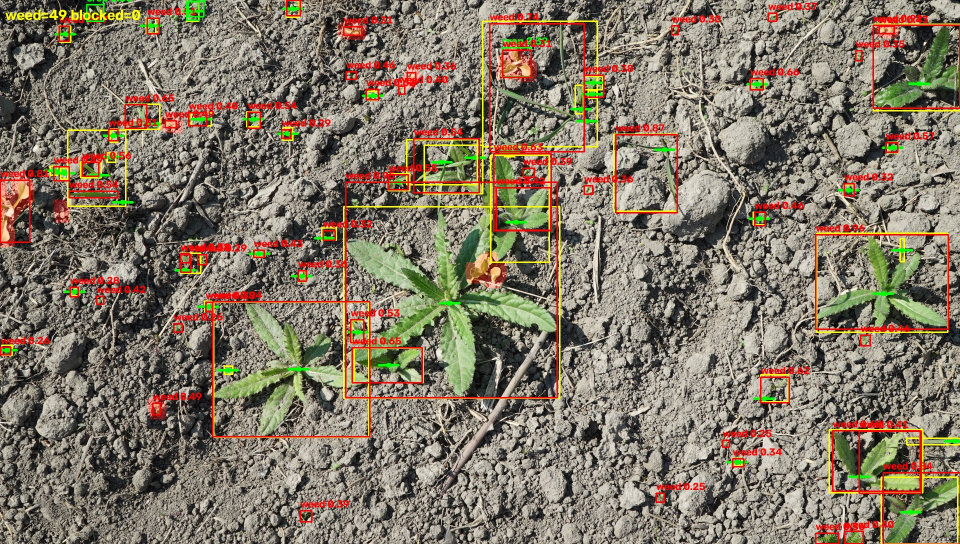
#> input picture report/images/ave-0007-0000.jpg, 1920 x 1088 px (shown at 1/2 size)
$ python -i cut_pipeline.py   (imports and definitions only)   (Python 2 division)
#> lines starting #> are read from the running program, lines starting #| are printed output that depends on the picture
#!/usr/bin/env python3
"""
作物避让 + 安全切割线 —— 后处理模块（部署方案核心）

流水线（纯代码，非模型）：
    杂草框 + 茎位置
        → ① 生成切割线段（含延长余量，吸收茎细/摆动/抖动误差）
        → ② 作物 mask 膨胀一圈（预留安全余量）
        → ③ 切割线段 ∩ 膨胀后的 mask → 消除相交段
        → 输出安全切割线段

关键原则：框只负责「定位杂草在哪」，避让决策用「作物 mask（膨胀后）」，不用框。
"""

import numpy as np
import cv2


# [139 lines left out: functions dilate_mask, cut_segment, safe_segments, compute_safe_cut_lines, cuts_to_text, cuts_to_lines, not called in this run]


def draw_results(img, results, crop_mask=None, margin=10):
    """可视化: 画作物mask禁区、茎点、安全切割线段. 返回标注后的 BGR 图."""
    out = img.copy()
    if crop_mask is not None:
        d = dilate_mask(crop_mask, margin)
        overlay = np.zeros_like(out)
        overlay[:, :] = (0, 0, 255)  # 红色禁区
        out = cv2.addWeighted(out, 1.0, cv2.bitwise_and(overlay, overlay, mask=d), 0.35, 0)
    for r in results:
        x1, y1, x2, y2 = r["box"]
        cv2.rectangle(out, (int(x1), int(y1)), (int(x2), int(y2)), (0, 255, 255), 2)
        cv2.circle(out, (int(r["stem"][0]), int(r["stem"][1])), 5, (0, 255, 0), -1)
        for (sx0, sx1, y) in r["segments"]:
            cv2.line(out, (sx0, y), (sx1, y), (0, 255, 0), 4)  # 绿色=安全可打
    return out

>>> import cv2
>>> picture = cv2.imread('report/images/ave-0007-0000.jpg', cv2.IMREAD_GRAYSCALE)
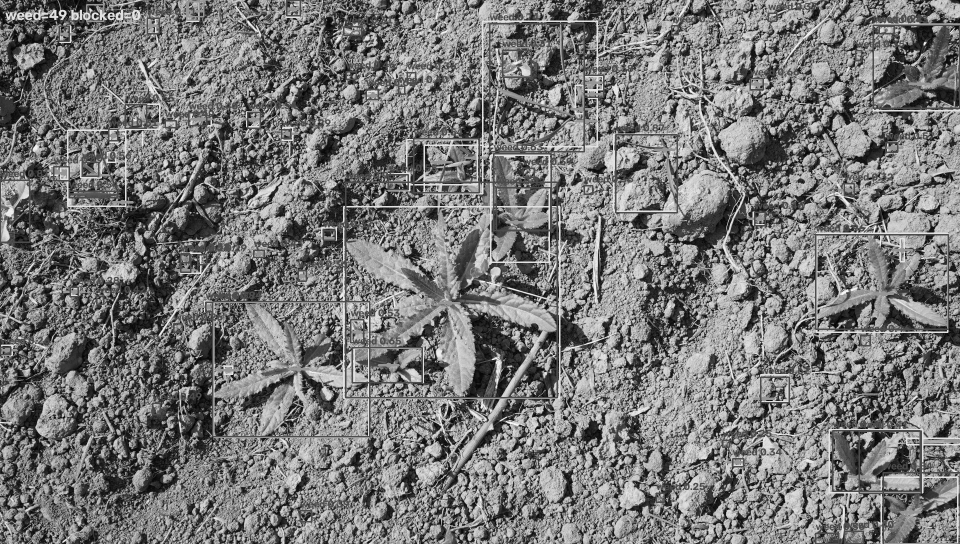
#> picture: shape (1088, 1920) (shown at 1/2 size); min 0, max 255, mean 120.6
>>> result = draw_results(picture, 'out.png')
#> (the run stopped early here; a loop or call above may not have finished)

$ run again, on report/images/ave-0035-0005.jpg
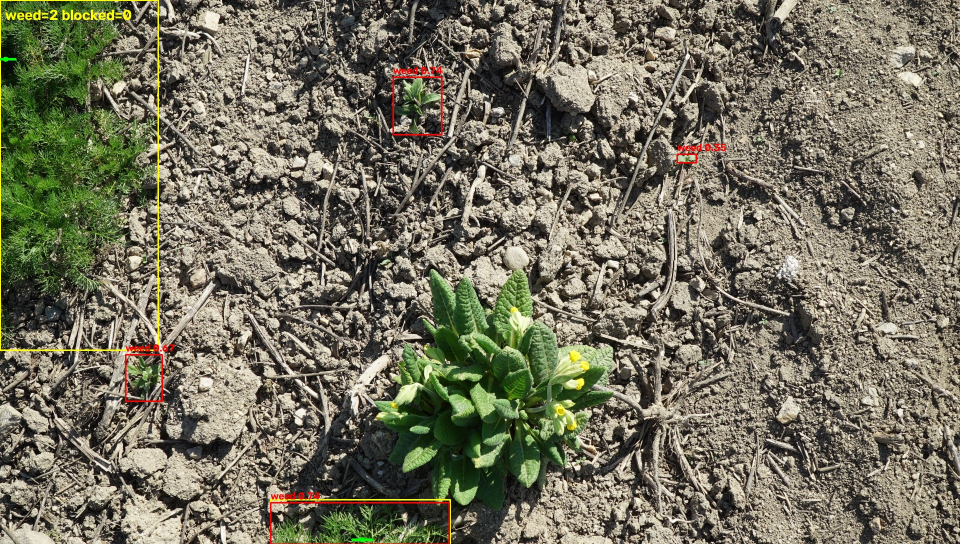
#> input picture report/images/ave-0035-0005.jpg, 1920 x 1088 px (shown at 1/2 size)
#> `picture = cv2.imread('report/images/ave-0007-0000.jpg', cv2.IMREAD_GRA..`:
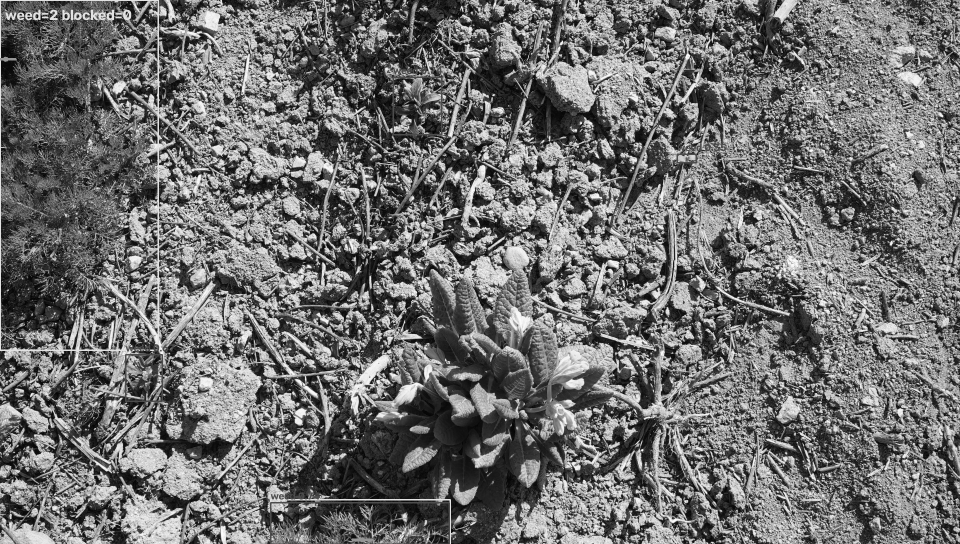
#> picture: shape (1088, 1920) (shown at 1/2 size); min 0, max 255, mean 111.4

$ run again, on report/images/ave-0035-0018.jpg
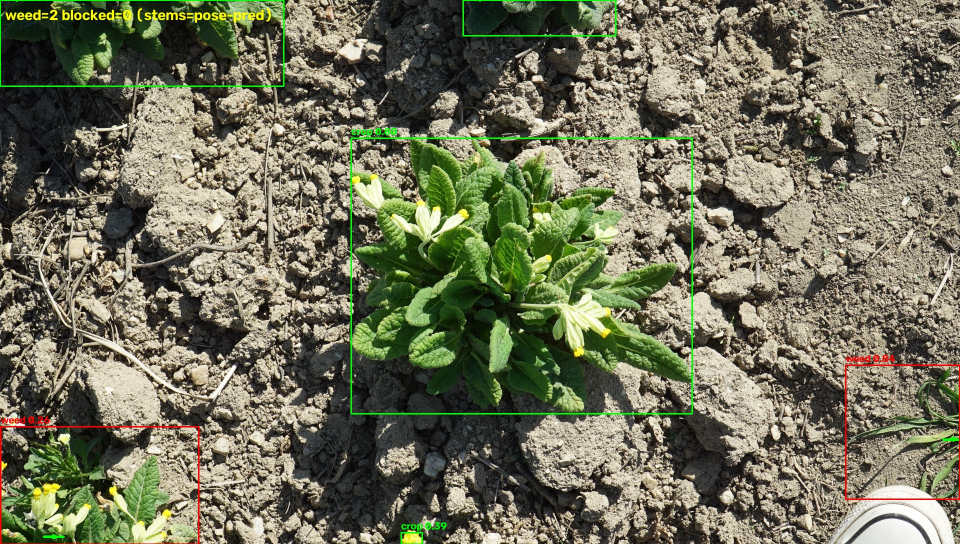
#> input picture report/images/ave-0035-0018.jpg, 1920 x 1088 px (shown at 1/2 size)
#> `picture = cv2.imread('report/images/ave-0007-0000.jpg', cv2.IMREAD_GRA..`:
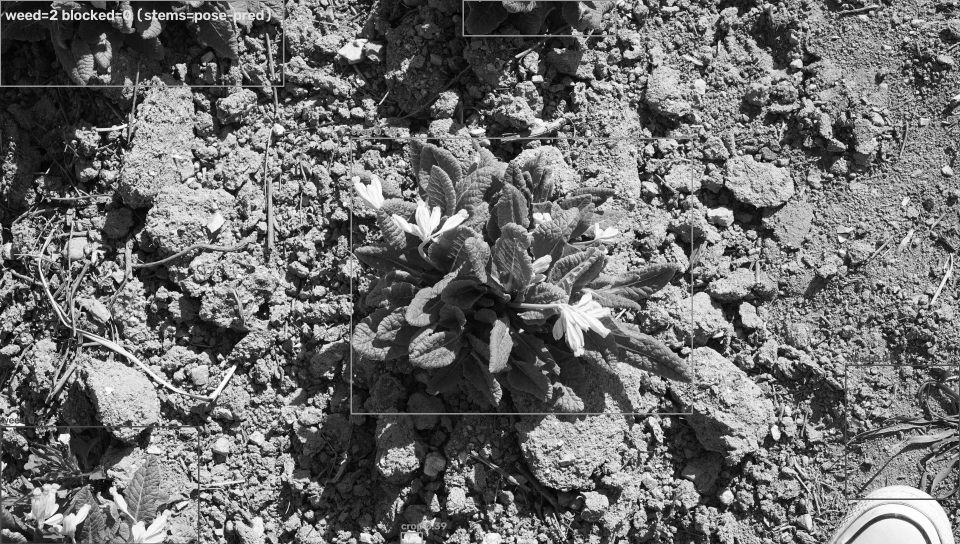
#> picture: shape (1088, 1920) (shown at 1/2 size); min 0, max 255, mean 109.6

$ run again, on report/images/ave-0037-0008.jpg
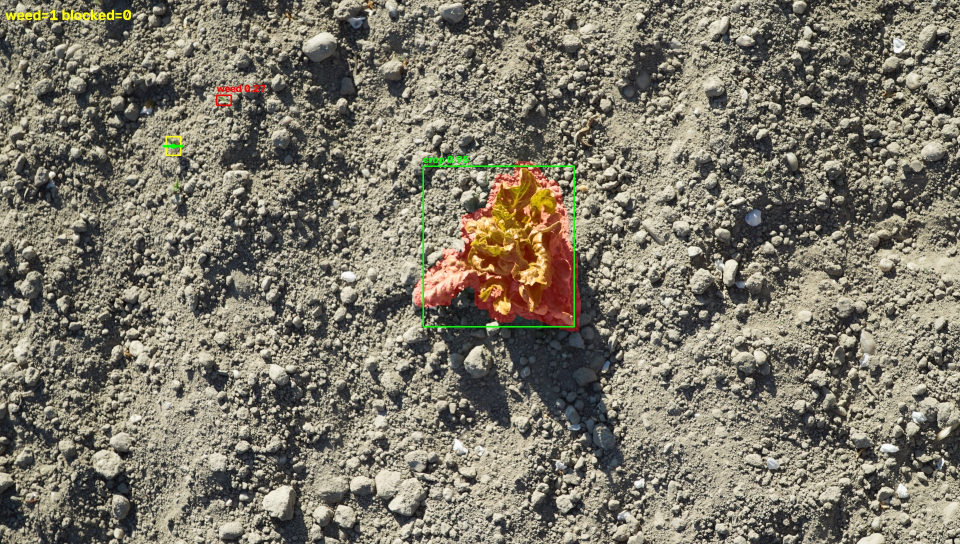
#> input picture report/images/ave-0037-0008.jpg, 1920 x 1088 px (shown at 1/2 size)
#> `picture = cv2.imread('report/images/ave-0007-0000.jpg', cv2.IMREAD_GRA..`:
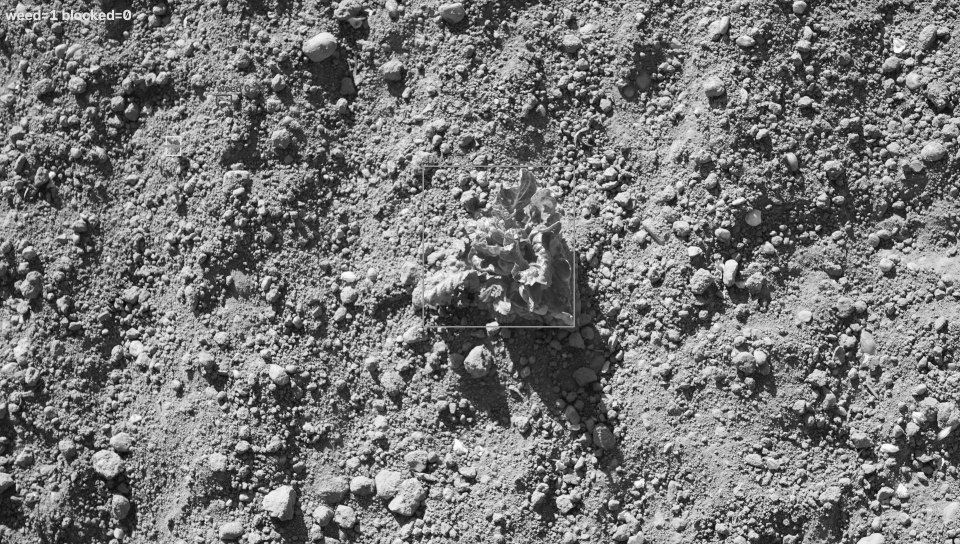
#> picture: shape (1088, 1920) (shown at 1/2 size); min 4, max 255, mean 119.3
